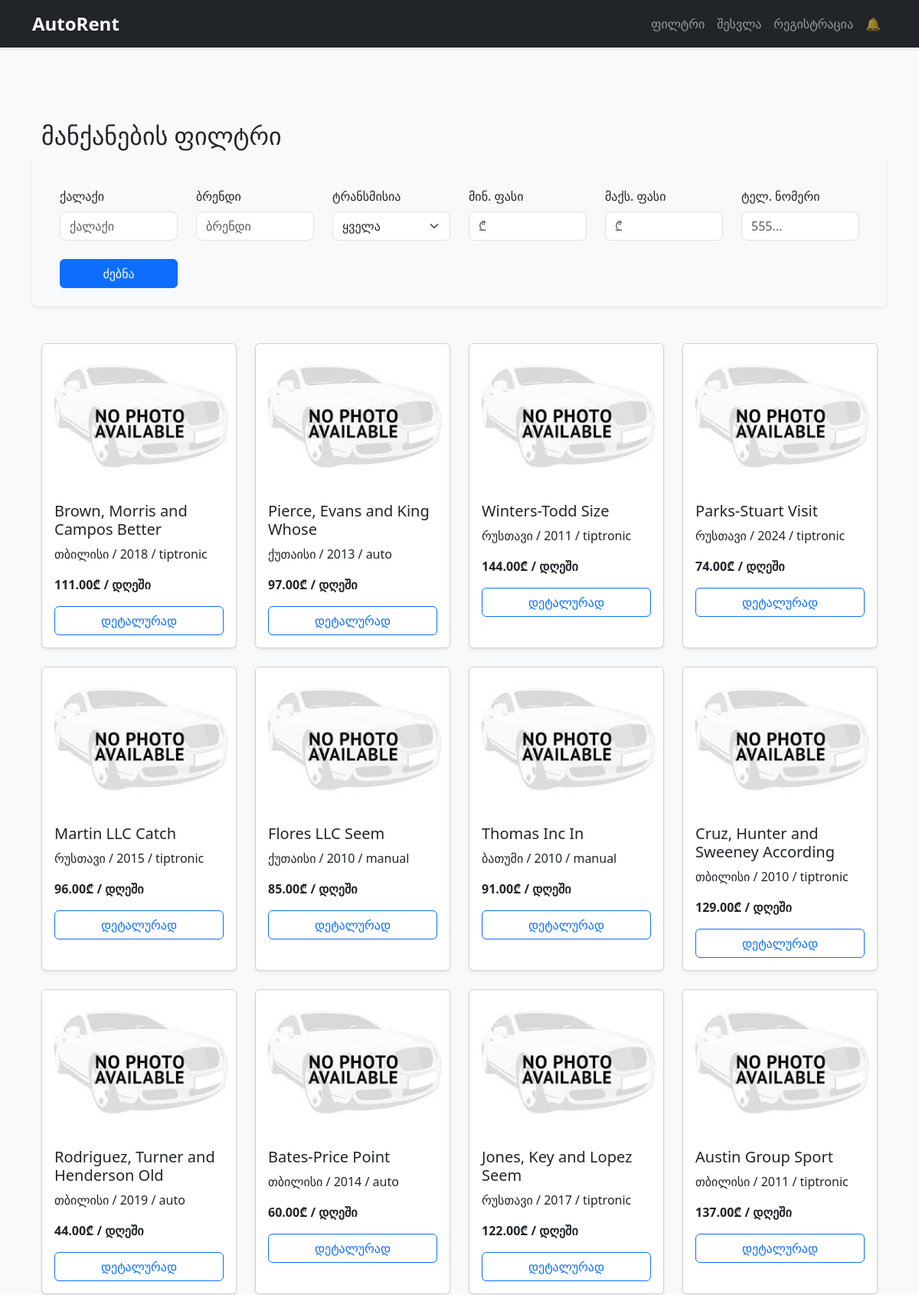
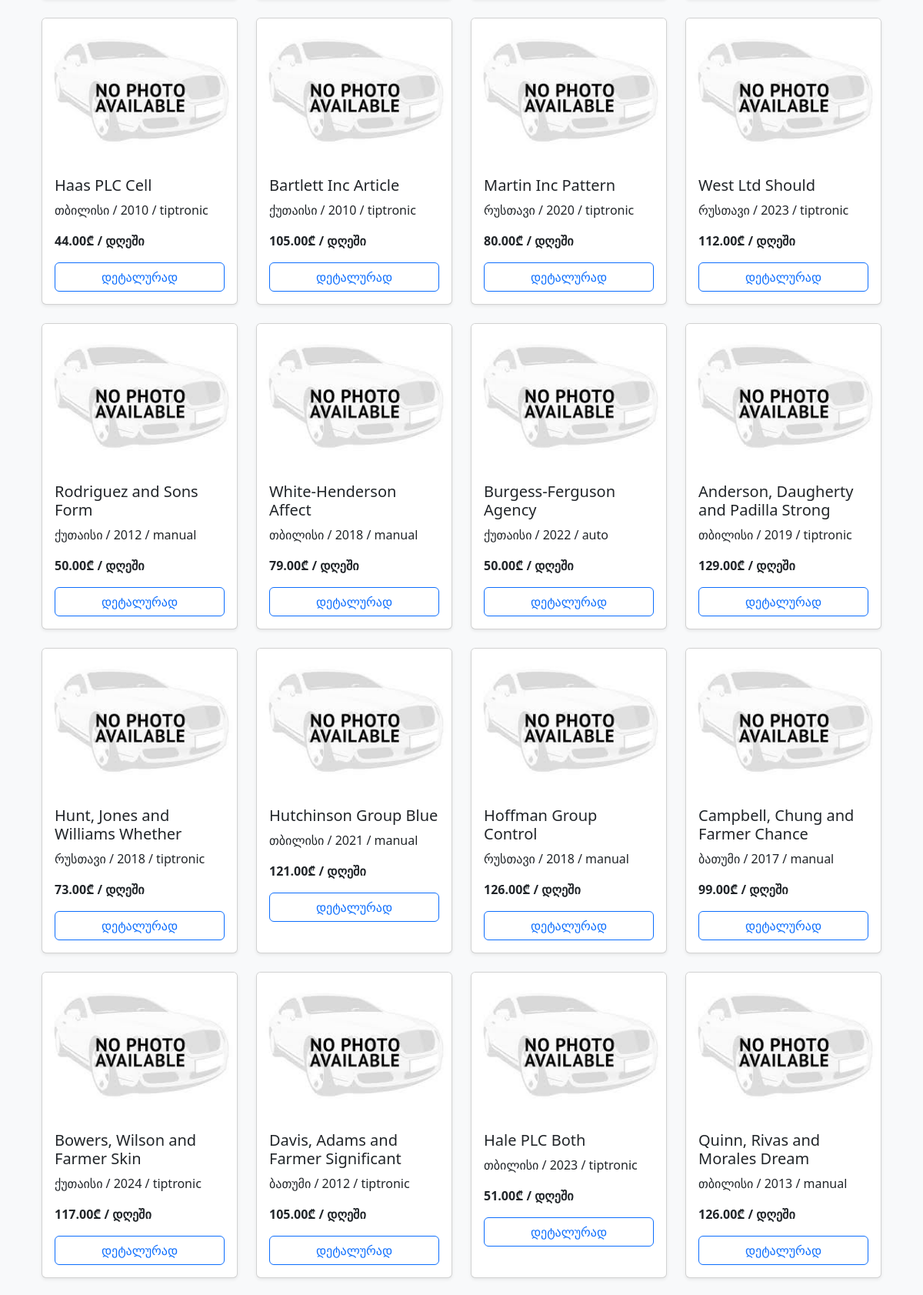
/filter/ (upper part), run on the app's committed database (2 pictures, top to bottom).
### core/models.py (models this page shows, shortened)
class Car(models.Model):
    TRANSMISSION_CHOICES = [
        ('auto', 'ავტომატიკა'),
        ('manual', 'მექანიკა'),
        ('tiptronic', 'ტიპტრონიკი'),
    ]
    brand = models.CharField(max_length=100)
    model = models.CharField(max_length=100)
    year = models.PositiveIntegerField()
    price_per_day = models.DecimalField(max_digits=10, decimal_places=2)
    capacity = models.PositiveIntegerField()
    transmission = models.CharField(max_length=20, choices=TRANSMISSION_CHOICES)
    added_by = models.ForeignKey(settings.AUTH_USER_MODEL, on_delete=models.CASCADE)
    city = models.CharField(max_length=100)
    fuel_capacity = models.PositiveIntegerField()
    photo1 = models.ImageField(upload_to='cars/')
    photo2 = models.ImageField(upload_to='cars/')
    photo3 = models.ImageField(upload_to='cars/')
    created_at = models.DateTimeField(auto_now_add=True)

### core/views.py (the view)
# urls.py: path('filter/', views.car_filter_view, name='car_filter'),
def car_filter_view(request):
    cars = Car.objects.all()
    city = request.GET.get('city')
    brand = request.GET.get('brand')
    transmission = request.GET.get('transmission')
    min_price = request.GET.get('min_price')
    max_price = request.GET.get('max_price')
    if city:
        cars = cars.filter(city__icontains=city)
    if brand:
        cars = cars.filter(brand__icontains=brand)
    if transmission:
        cars = cars.filter(transmission=transmission)
    if min_price:
        cars = cars.filter(price_per_day__gte=min_price)
    if max_price:
        cars = cars.filter(price_per_day__lte=max_price)
    if phone_number := request.GET.get('phone_number'):
        cars = cars.filter(added_by__phone_number__icontains=phone_number)
    search_query = request.GET.get('q')
    if search_query:
        cars = cars.filter(brand__icontains=search_query) | cars.filter(model__icontains=search_query) | cars.filter(
            added_by__phone_number__icontains=search_query)
    return render(request, 'filter.html', {'cars': cars})

### core/context_processors.py (called while the page is built)
def notification_count(request):
    if request.user.is_authenticated:
        count = Notification.objects.filter(user=request.user, is_read=False).count()
        return {'notification_count': count}
    return {'notification_count': 0}

### templates/filter.html (shortened to what this page needs)
{% extends 'base.html' %}
{% load static %}
{% block content %}
<div class="container py-5">
    <h2 class="mb-4">მანქანების ფილტრი</h2>
    <form method="get" class="row gy-3 gx-4 align-items-end mb-5 bg-light p-4 rounded shadow-sm">
        <div class="col-md-2">
            <label class="form-label">ქალაქი</label>
            <input type="text" name="city" class="form-control" placeholder="ქალაქი">
        </div>
        <div class="col-md-2">
            <label class="form-label">ბრენდი</label>
            <input type="text" name="brand" class="form-control" placeholder="ბრენდი">
        </div>
        <div class="col-md-2">
            <label class="form-label">ტრანსმისია</label>
            <select name="transmission" class="form-select">
                <option value="">ყველა</option>
            </select>
        </div>
        <div class="col-md-2">
            <label class="form-label">მინ. ფასი</label>
            <input type="number" name="min_price" class="form-control" placeholder="₾">
        </div>
        <div class="col-md-2">
            <label class="form-label">მაქს. ფასი</label>
            <input type="number" name="max_price" class="form-control" placeholder="₾">
        </div>
        <div class="col-md-2">
            <label class="form-label">ტელ. ნომერი</label>
            <input type="text" name="phone_number" class="form-control" placeholder="555...">
        </div>
        <div class="col-md-2">
            <button type="submit" class="btn btn-primary w-100 mt-2">ძებნა</button>
        </div>
    </form>
    <div class="row row-cols-1 row-cols-md-4 g-4">
        {% for car in cars %}
        <div class="col">
            <div class="card shadow-sm h-100">
                <img src="{{ car.photo1.url }}" class="card-img-top" alt="Car image">
                <div class="card-body">
                    <h5 class="card-title">{{ car.brand }} {{ car.model }}</h5>
                    <p class="card-text">{{ car.city }} / {{ car.year }} / {{ car.transmission }}</p>
                    <p class="fw-bold">{{ car.price_per_day }}₾ / დღეში</p>
                    <a href="{% url 'car_detail' car.id %}" class="btn btn-outline-primary w-100">დეტალურად</a>
                </div>
            </div>
        </div>
        {% empty %}
        <div class="col">
            <p class="text-muted">შედეგები ვერ მოიძებნა</p>
        </div>
        {% endfor %}
    </div>
</div>
{% endblock %}

### static/css/style.css (style rules this page uses)
input[type="text"], input[type="email"], input[type="password"] { border-radius: 8px !important; }

### templates/base.html (style rules this page uses)
body { background-color: #f8f9fa; }

### data on the page
Car: photo1 (placeholder picture), brand "Brown, Morris and Campos", model "Better", city "თბილისი", year "2018", transmission "tiptronic", price_per_day "111.00"
Car: photo1 (placeholder picture), brand "Pierce, Evans and King", model "Whose", city "ქუთაისი", year "2013", transmission "auto", price_per_day "97.00"
Car: photo1 (placeholder picture), brand "Winters-Todd", model "Size", city "რუსთავი", year "2011", transmission "tiptronic", price_per_day "144.00"
Car: photo1 (placeholder picture), brand "Parks-Stuart", model "Visit", city "რუსთავი", year "2024", transmission "tiptronic", price_per_day "74.00"
Car: photo1 (placeholder picture), brand "Martin LLC", model "Catch", city "რუსთავი", year "2015", transmission "tiptronic", price_per_day "96.00"
Car: photo1 (placeholder picture), brand "Flores LLC", model "Seem", city "ქუთაისი", year "2010", transmission "manual", price_per_day "85.00"
Car: photo1 (placeholder picture), brand "Thomas Inc", model "In", city "ბათუმი", year "2010", transmission "manual", price_per_day "91.00"
Car: photo1 (placeholder picture), brand "Cruz, Hunter and Sweeney", model "According", city "თბილისი", year "2010", transmission "tiptronic", price_per_day "129.00"
Car: photo1 (placeholder picture), brand "Rodriguez, Turner and Henderson", model "Old", city "თბილისი", year "2019", transmission "auto", price_per_day "44.00"
Car: photo1 (placeholder picture), brand "Bates-Price", model "Point", city "თბილისი", year "2014", transmission "auto", price_per_day "60.00"
Car: photo1 (placeholder picture), brand "Jones, Key and Lopez", model "Seem", city "რუსთავი", year "2017", transmission "tiptronic", price_per_day "122.00"
Car: photo1 (placeholder picture), brand "Austin Group", model "Sport", city "თბილისი", year "2011", transmission "tiptronic", price_per_day "137.00"
Car: photo1 (placeholder picture), brand "Haas PLC", model "Cell", city "თბილისი", year "2010", transmission "tiptronic", price_per_day "44.00"
Car: photo1 (placeholder picture), brand "Bartlett Inc", model "Article", city "ქუთაისი", year "2010", transmission "tiptronic", price_per_day "105.00"
Car: photo1 (placeholder picture), brand "Martin Inc", model "Pattern", city "რუსთავი", year "2020", transmission "tiptronic", price_per_day "80.00"
Car: photo1 (placeholder picture), brand "West Ltd", model "Should", city "რუსთავი", year "2023", transmission "tiptronic", price_per_day "112.00"
Car: photo1 (placeholder picture), brand "Rodriguez and Sons", model "Form", city "ქუთაისი", year "2012", transmission "manual", price_per_day "50.00"
Car: photo1 (placeholder picture), brand "White-Henderson", model "Affect", city "თბილისი", year "2018", transmission "manual", price_per_day "79.00"
Car: photo1 (placeholder picture), brand "Burgess-Ferguson", model "Agency", city "ქუთაისი", year "2022", transmission "auto", price_per_day "50.00"
Car: photo1 (placeholder picture), brand "Anderson, Daugherty and Padilla", model "Strong", city "თბილისი", year "2019", transmission "tiptronic", price_per_day "129.00"
Car: photo1 (placeholder picture), brand "Hunt, Jones and Williams", model "Whether", city "რუსთავი", year "2018", transmission "tiptronic", price_per_day "73.00"
Car: photo1 (placeholder picture), brand "Hutchinson Group", model "Blue", city "თბილისი", year "2021", transmission "manual", price_per_day "121.00"
Car: photo1 (placeholder picture), brand "Hoffman Group", model "Control", city "რუსთავი", year "2018", transmission "manual", price_per_day "126.00"
Car: photo1 (placeholder picture), brand "Campbell, Chung and Farmer", model "Chance", city "ბათუმი", year "2017", transmission "manual", price_per_day "99.00"
Car: photo1 (placeholder picture), brand "Bowers, Wilson and Farmer", model "Skin", city "ქუთაისი", year "2024", transmission "tiptronic", price_per_day "117.00"
Car: photo1 (placeholder picture), brand "Davis, Adams and Farmer", model "Significant", city "ბათუმი", year "2012", transmission "tiptronic", price_per_day "105.00"
Car: photo1 (placeholder picture), brand "Hale PLC", model "Both", city "თბილისი", year "2023", transmission "tiptronic", price_per_day "51.00"
Car: photo1 (placeholder picture), brand "Quinn, Rivas and Morales", model "Dream", city "თბილისი", year "2013", transmission "manual", price_per_day "126.00"
